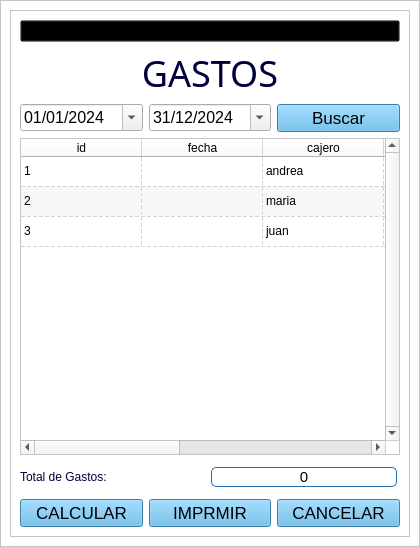
<?xml version="1.0" encoding="UTF-8"?>
<ui version="4.0">
 <class>Form</class>
 <widget class="QWidget" name="Form">
  <property name="geometry">
   <rect>
    <x>0</x>
    <y>0</y>
    <width>420</width>
    <height>547</height>
   </rect>
  </property>
  <property name="windowTitle">
   <string>Form</string>
  </property>
  <property name="styleSheet">
   <string notr="true">QPushButton{
background-color: #57b1e6;
color: black;
}
QPushButton:hover{
background-color:rgb(34, 110, 172);
	
}

</string>
  </property>
  <layout class="QVBoxLayout" name="verticalLayout">
   <property name="spacing">
    <number>0</number>
   </property>
   <property name="leftMargin">
    <number>0</number>
   </property>
   <property name="topMargin">
    <number>0</number>
   </property>
   <property name="rightMargin">
    <number>0</number>
   </property>
   <property name="bottomMargin">
    <number>0</number>
   </property>
   <item>
    <widget class="QFrame" name="background_frame">
     <property name="styleSheet">
      <string notr="true">QFrame{
	
	background-color: rgb(255, 255, 255);
}</string>
     </property>
     <property name="frameShape">
      <enum>QFrame::StyledPanel</enum>
     </property>
     <property name="frameShadow">
      <enum>QFrame::Raised</enum>
     </property>
     <layout class="QVBoxLayout" name="verticalLayout_2">
      <item>
       <widget class="QFrame" name="content_frame">
        <property name="font">
         <font>
          <pointsize>13</pointsize>
         </font>
        </property>
        <property name="frameShape">
         <enum>QFrame::StyledPanel</enum>
        </property>
        <property name="frameShadow">
         <enum>QFrame::Raised</enum>
        </property>
        <layout class="QVBoxLayout" name="verticalLayout_3">
         <item>
          <widget class="QPushButton" name="img_pushButton">
           <property name="styleSheet">
            <string notr="true">background-color: transparent</string>
           </property>
           <property name="text">
            <string/>
           </property>
           <property name="icon">
            <iconset resource="../resources.qrc">
             <normaloff>:/iconos/assets/iconos/ambienteslogo.png</normaloff>:/iconos/assets/iconos/ambienteslogo.png</iconset>
           </property>
           <property name="iconSize">
            <size>
             <width>135</width>
             <height>135</height>
            </size>
           </property>
          </widget>
         </item>
         <item>
          <widget class="QLabel" name="titulo_label">
           <property name="font">
            <font>
             <family>Myanmar Text 12</family>
             <pointsize>27</pointsize>
             <weight>50</weight>
             <italic>false</italic>
             <bold>false</bold>
            </font>
           </property>
           <property name="layoutDirection">
            <enum>Qt::LeftToRight</enum>
           </property>
           <property name="styleSheet">
            <string notr="true">font:  27pt &quot;Myanmar Text&quot; bold;
color: #00003d;</string>
           </property>
           <property name="text">
            <string>GASTOS</string>
           </property>
           <property name="alignment">
            <set>Qt::AlignCenter</set>
           </property>
           <property name="margin">
            <number>-3</number>
           </property>
           <property name="indent">
            <number>-1</number>
           </property>
          </widget>
         </item>
         <item>
          <layout class="QHBoxLayout" name="horizontalLayout">
           <item>
            <widget class="QDateEdit" name="fecha_i_dateEdit">
             <property name="font">
              <font>
               <pointsize>12</pointsize>
              </font>
             </property>
             <property name="wrapping">
              <bool>false</bool>
             </property>
             <property name="frame">
              <bool>true</bool>
             </property>
             <property name="displayFormat">
              <string>dd/MM/yyyy</string>
             </property>
             <property name="calendarPopup">
              <bool>true</bool>
             </property>
             <property name="timeSpec">
              <enum>Qt::LocalTime</enum>
             </property>
             <property name="date">
              <date>
               <year>2024</year>
               <month>1</month>
               <day>1</day>
              </date>
             </property>
            </widget>
           </item>
           <item>
            <widget class="QDateEdit" name="fecha_f_dateEdit">
             <property name="font">
              <font>
               <pointsize>12</pointsize>
              </font>
             </property>
             <property name="styleSheet">
              <string notr="true"/>
             </property>
             <property name="currentSection">
              <enum>QDateTimeEdit::DaySection</enum>
             </property>
             <property name="displayFormat">
              <string>dd/MM/yyyy</string>
             </property>
             <property name="calendarPopup">
              <bool>true</bool>
             </property>
             <property name="date">
              <date>
               <year>2024</year>
               <month>12</month>
               <day>31</day>
              </date>
             </property>
            </widget>
           </item>
           <item>
            <widget class="QPushButton" name="buscar_pushButton">
             <property name="font">
              <font>
               <pointsize>13</pointsize>
              </font>
             </property>
             <property name="text">
              <string>Buscar</string>
             </property>
             <property name="icon">
              <iconset resource="../resources.qrc">
               <normaloff>:/iconos/assets/iconos/lupa.png</normaloff>:/iconos/assets/iconos/lupa.png</iconset>
             </property>
             <property name="iconSize">
              <size>
               <width>20</width>
               <height>20</height>
              </size>
             </property>
            </widget>
           </item>
          </layout>
         </item>
         <item>
          <widget class="QTableWidget" name="registro_gastos_tableWidget">
           <property name="autoFillBackground">
            <bool>false</bool>
           </property>
           <property name="styleSheet">
            <string notr="true">header:
(background-color: rgb(50, 156, 248);)</string>
           </property>
           <property name="frameShape">
            <enum>QFrame::StyledPanel</enum>
           </property>
           <property name="frameShadow">
            <enum>QFrame::Sunken</enum>
           </property>
           <property name="lineWidth">
            <number>4</number>
           </property>
           <property name="midLineWidth">
            <number>2</number>
           </property>
           <property name="verticalScrollBarPolicy">
            <enum>Qt::ScrollBarAlwaysOn</enum>
           </property>
           <property name="horizontalScrollBarPolicy">
            <enum>Qt::ScrollBarAsNeeded</enum>
           </property>
           <property name="sizeAdjustPolicy">
            <enum>QAbstractScrollArea::AdjustIgnored</enum>
           </property>
           <property name="autoScroll">
            <bool>true</bool>
           </property>
           <property name="tabKeyNavigation">
            <bool>true</bool>
           </property>
           <property name="dragEnabled">
            <bool>true</bool>
           </property>
           <property name="dragDropMode">
            <enum>QAbstractItemView::NoDragDrop</enum>
           </property>
           <property name="alternatingRowColors">
            <bool>true</bool>
           </property>
           <property name="selectionMode">
            <enum>QAbstractItemView::ExtendedSelection</enum>
           </property>
           <property name="selectionBehavior">
            <enum>QAbstractItemView::SelectItems</enum>
           </property>
           <property name="textElideMode">
            <enum>Qt::ElideRight</enum>
           </property>
           <property name="horizontalScrollMode">
            <enum>QAbstractItemView::ScrollPerItem</enum>
           </property>
           <property name="gridStyle">
            <enum>Qt::DashLine</enum>
           </property>
           <property name="sortingEnabled">
            <bool>false</bool>
           </property>
           <property name="cornerButtonEnabled">
            <bool>true</bool>
           </property>
           <attribute name="horizontalHeaderVisible">
            <bool>true</bool>
           </attribute>
           <attribute name="horizontalHeaderCascadingSectionResizes">
            <bool>false</bool>
           </attribute>
           <attribute name="horizontalHeaderDefaultSectionSize">
            <number>121</number>
           </attribute>
           <attribute name="horizontalHeaderHighlightSections">
            <bool>true</bool>
           </attribute>
           <attribute name="horizontalHeaderMinimumSectionSize">
            <number>36</number>
           </attribute>
           <attribute name="horizontalHeaderShowSortIndicator" stdset="0">
            <bool>false</bool>
           </attribute>
           <attribute name="horizontalHeaderStretchLastSection">
            <bool>true</bool>
           </attribute>
           <attribute name="verticalHeaderVisible">
            <bool>false</bool>
           </attribute>
           <attribute name="verticalHeaderCascadingSectionResizes">
            <bool>false</bool>
           </attribute>
           <attribute name="verticalHeaderHighlightSections">
            <bool>true</bool>
           </attribute>
           <attribute name="verticalHeaderShowSortIndicator" stdset="0">
            <bool>false</bool>
           </attribute>
           <attribute name="verticalHeaderStretchLastSection">
            <bool>false</bool>
           </attribute>
           <row>
            <property name="text">
             <string/>
            </property>
           </row>
           <row>
            <property name="text">
             <string/>
            </property>
           </row>
           <row>
            <property name="text">
             <string/>
            </property>
           </row>
           <column>
            <property name="text">
             <string>id</string>
            </property>
           </column>
           <column>
            <property name="text">
             <string>fecha</string>
            </property>
           </column>
           <column>
            <property name="text">
             <string>cajero</string>
            </property>
           </column>
           <column>
            <property name="text">
             <string>concepto</string>
            </property>
           </column>
           <column>
            <property name="text">
             <string>valor</string>
            </property>
           </column>
           <column>
            <property name="text">
             <string>tipo</string>
            </property>
           </column>
           <column>
            <property name="text">
             <string>liquidacion</string>
            </property>
           </column>
           <item row="0" column="0">
            <property name="text">
             <string>1</string>
            </property>
           </item>
           <item row="0" column="1">
            <property name="text">
             <string/>
            </property>
           </item>
           <item row="0" column="2">
            <property name="text">
             <string>andrea</string>
            </property>
           </item>
           <item row="0" column="3">
            <property name="text">
             <string>bbb</string>
            </property>
           </item>
           <item row="1" column="0">
            <property name="text">
             <string>2</string>
            </property>
           </item>
           <item row="1" column="1">
            <property name="text">
             <string/>
            </property>
           </item>
           <item row="1" column="2">
            <property name="text">
             <string>maria</string>
            </property>
           </item>
           <item row="1" column="3">
            <property name="text">
             <string>bvbv</string>
            </property>
           </item>
           <item row="2" column="0">
            <property name="text">
             <string>3</string>
            </property>
           </item>
           <item row="2" column="1">
            <property name="text">
             <string/>
            </property>
           </item>
           <item row="2" column="2">
            <property name="text">
             <string>juan</string>
            </property>
           </item>
           <item row="2" column="3">
            <property name="text">
             <string>df</string>
            </property>
           </item>
          </widget>
         </item>
         <item>
          <layout class="QHBoxLayout" name="horizontalLayout_3">
           <property name="spacing">
            <number>5</number>
           </property>
           <property name="topMargin">
            <number>6</number>
           </property>
           <property name="rightMargin">
            <number>3</number>
           </property>
           <property name="bottomMargin">
            <number>6</number>
           </property>
           <item>
            <widget class="QLabel" name="txt_label">
             <property name="styleSheet">
              <string notr="true">font:  12pt &quot;Myanmar Text&quot; bold;
color: #00003d;</string>
             </property>
             <property name="text">
              <string>Total de Gastos:</string>
             </property>
            </widget>
           </item>
           <item>
            <widget class="QLabel" name="resultado_label">
             <property name="font">
              <font>
               <pointsize>11</pointsize>
              </font>
             </property>
             <property name="layoutDirection">
              <enum>Qt::LeftToRight</enum>
             </property>
             <property name="autoFillBackground">
              <bool>false</bool>
             </property>
             <property name="styleSheet">
              <string notr="true">QLabel{
background-color: transparent;
color:black;
border: 1px solid  rgb(34, 110, 172); 
border-radius: 5px;
	background-color: rgb(255, 255, 255)
}
</string>
             </property>
             <property name="text">
              <string>0</string>
             </property>
             <property name="scaledContents">
              <bool>false</bool>
             </property>
             <property name="alignment">
              <set>Qt::AlignCenter</set>
             </property>
             <property name="wordWrap">
              <bool>false</bool>
             </property>
             <property name="margin">
              <number>0</number>
             </property>
             <property name="indent">
              <number>-1</number>
             </property>
             <property name="openExternalLinks">
              <bool>false</bool>
             </property>
            </widget>
           </item>
          </layout>
         </item>
         <item>
          <layout class="QHBoxLayout" name="horizontalLayout_2">
           <item>
            <widget class="QPushButton" name="calcular_pushButton">
             <property name="font">
              <font>
               <pointsize>13</pointsize>
              </font>
             </property>
             <property name="text">
              <string>CALCULAR</string>
             </property>
             <property name="icon">
              <iconset resource="../resources.qrc">
               <normaloff>:/iconos/assets/iconos/ok.png</normaloff>:/iconos/assets/iconos/ok.png</iconset>
             </property>
            </widget>
           </item>
           <item>
            <widget class="QPushButton" name="imprimir_pushButton">
             <property name="font">
              <font>
               <pointsize>13</pointsize>
              </font>
             </property>
             <property name="text">
              <string>IMPRMIR</string>
             </property>
             <property name="icon">
              <iconset resource="../resources.qrc">
               <normaloff>:/iconos/assets/iconos/printer_15827856.png</normaloff>:/iconos/assets/iconos/printer_15827856.png</iconset>
             </property>
            </widget>
           </item>
           <item>
            <widget class="QPushButton" name="cancelar_pushButton">
             <property name="font">
              <font>
               <pointsize>13</pointsize>
              </font>
             </property>
             <property name="text">
              <string>CANCELAR</string>
             </property>
             <property name="icon">
              <iconset resource="../resources.qrc">
               <normaloff>:/iconos/assets/iconos/cancelar.png</normaloff>:/iconos/assets/iconos/cancelar.png</iconset>
             </property>
            </widget>
           </item>
          </layout>
         </item>
        </layout>
       </widget>
      </item>
     </layout>
    </widget>
   </item>
  </layout>
 </widget>
 <resources>
  <include location="../resources.qrc"/>
 </resources>
 <connections/>
</ui>
